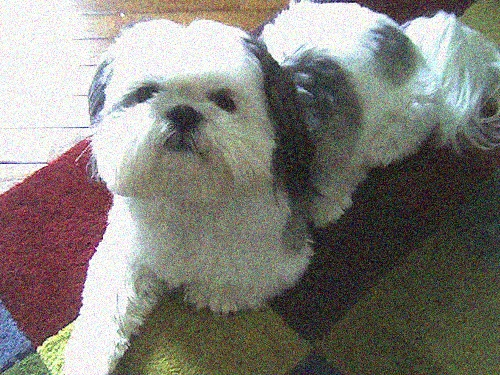
#> input picture imagewoofnoisysplit/test/n02086240/gaussian_ILSVRC2012_val_00003841.JPEG, 500 x 375 px
$ python noiselinux.py imagewoofnoisysplit/test/n02086240 out
#> lines starting #> are read from the running program, lines starting #| are printed output that depends on the picture
import os
import sys
import cv2
import numpy as np
from tqdm import tqdm

# Read input/output paths from arguments
input_dir = sys.argv[1]  # e.g., /tmp/data/imagewoof2
output_dir = sys.argv[2]  # e.g., /tmp/data/gauss_imagewoof
os.makedirs(output_dir, exist_ok=True)

def add_gaussian_noise(image, mean=0, std=25):
    gauss = np.random.normal(mean, std, image.shape).astype(np.int16)
    noisy_img = np.clip(image.astype(np.int16) + gauss, 0, 255).astype(np.uint8)
    return noisy_img

for root, dirs, files in os.walk(input_dir):
    rel_path = os.path.relpath(root, input_dir)
    output_subfolder = os.path.join(output_dir, rel_path)
    os.makedirs(output_subfolder, exist_ok=True)

    for filename in tqdm(files, desc=f"Processing {rel_path}", leave=False):
        if not filename.lower().endswith((".png", ".jpg", ".jpeg")):
            continue

        input_filepath = os.path.join(root, filename)
        image = cv2.imread(input_filepath)
#> image is the input picture: shape (375, 500, 3); mean B, G, R 119.9, 126.5, 129.3

        if image is None:
            continue

        noisy_image = add_gaussian_noise(image)
#> in add_gaussian_noise, `noisy_img = np.clip(image.astype(np.int16) + gauss, 0, 255).astype(np...`:
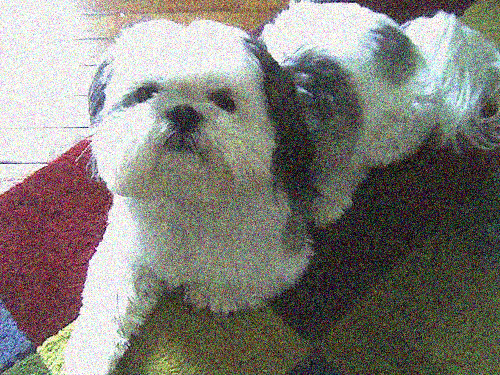
#> noisy_img: shape (375, 500, 3); mean B, G, R 119.1, 125.6, 128.4

        output_filename = f"gaussian_{filename}"
        output_filepath = os.path.join(output_subfolder, output_filename)
        cv2.imwrite(output_filepath, noisy_image)
#test
